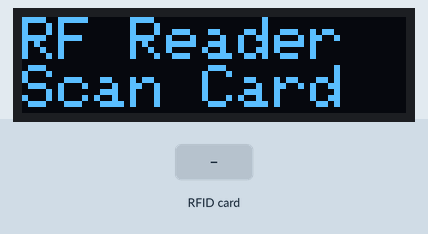
Simulated run of this sketch. Board: Arduino Uno, built with avr-gcc and run on an emulated ATmega328P. On the bench: 128×32 one-colour display. Inputs (shaded band) come from the test bench.

Above: at 1.2 s.
1.3 s: RFID card 5E 7A 19 C4 held to the reader
At 1.8 s:
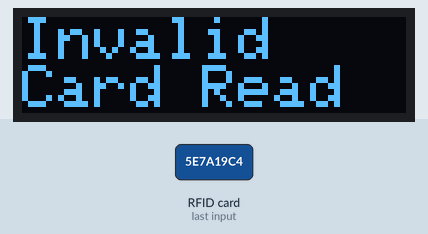
Timing chart, 0 to 4.3 s (numbered marks = the images above; inputs shaded):
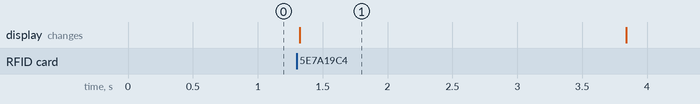

Measured:
- after the input at 1.3 s, the display: changes at once (image 1)

The sketch:

SSD1306_RFID_Card_Reader.ino
```cpp
/*
   RFID Reader for Nano by Bill Jenkins
   Released: [release date]
   This sketch reads RFID tags and displays info
   Hardware: Arduino Nano (requires old bootloder)
             RC522 RFID Module
             SSD1306 0.91" 128x32 I2C OLED display
   Required Libraries:
   Revision History:

*/

// Connections for DDS1306 0.91" 128x32 OLED module
// DDS1306    UNO
// -------    ---
// GND        GND
// VCC        5V
// SCL        A5
// SDA        A4


//  Connections for RC522 RFID module
//  RC522   UNO
//  -----   ---
//  3.3V    3.3V
//  RST     D9
//  GND     GND
//  IRQ     ---
//  MISO    D12
//  MOSI    D11
//  SCK     D13
//  SDA     D10


#include <SPI.h>
#include <Wire.h>
#include <Adafruit_GFX.h>
#include <Adafruit_SSD1306.h>
#include <MFRC522.h>

// stuff for OLED display
#define SS_PIN 10
#define RST_PIN 9
#define OLED_RESET 4
Adafruit_SSD1306 display(OLED_RESET);

MFRC522 rfid(SS_PIN, RST_PIN); // Instance of the class

MFRC522::MIFARE_Key key;

// Init array that will store new NUID
byte nuidPICC[4];

void setup()
{
  SPI.begin(); // Init SPI bus
  rfid.PCD_Init(); // Init MFRC522

  for (byte i = 0; i < 6; i++)
  {
    key.keyByte[i] = 0xFF;
  }

  // by default, we'll generate the high voltage from the 3.3v line internally! (neat!)
  display.begin(SSD1306_SWITCHCAPVCC, 0x3C);  // initialize with the I2C addr 0x3C (for the 128x32)
  // init done

  // Clear the buffer.
  display.clearDisplay();
}

void loop()
{
  // text display tests
  display.setTextSize(2);
  display.setTextColor(WHITE);
  display.clearDisplay();
  display.setCursor(0, 0);
  display.println("RF Reader");
  display.println("Scan Card");
  display.display();

  // Look for new cards
  if ( ! rfid.PICC_IsNewCardPresent())
    return;

  // Verify if the NUID has been read
  if ( ! rfid.PICC_ReadCardSerial())
    return;

  // Store NUID into nuidPICC array
  for (byte i = 0; i < 4; i++)
  {
    nuidPICC[i] = rfid.uid.uidByte[i];
  }
  display.clearDisplay();
  display.setCursor(0, 0);
  // identify all known tags
  if (nuidPICC[0]==0x60 && nuidPICC[1]==0x3C &&
  nuidPICC[2]==0xE2 && nuidPICC[3]==0xA4)
  {
    display.println("EEID:00001");
    display.println("William");
  }
  else if (nuidPICC[0]==0x26 && nuidPICC[1]==0x4C &&
  nuidPICC[2]==0x94 && nuidPICC[3]==0x12)
  {
    display.println("EEID:00002");
    display.println("Vivical");
  }
  else if (nuidPICC[0]==0xDE && nuidPICC[1]==0x97 &&
  nuidPICC[2]==0x22 && nuidPICC[3]==0xD9)
  {
    display.println("Key Fob 1");
    display.println("Not Issued");
  }
  else if (nuidPICC[0]==0xBD && nuidPICC[1]==0x34 &&
  nuidPICC[2]==0xAD && nuidPICC[3]==0x49)
  {
    display.println("Key Fob 2");
    display.println("Not Issued");
  }
  else
  {
    display.println("Invalid");
    display.println("Card Read");
  }
  display.display();
  delay(2500);

  // Halt PICC
  rfid.PICC_HaltA();

  // Stop encryption on PCD
  rfid.PCD_StopCrypto1();
}
```
